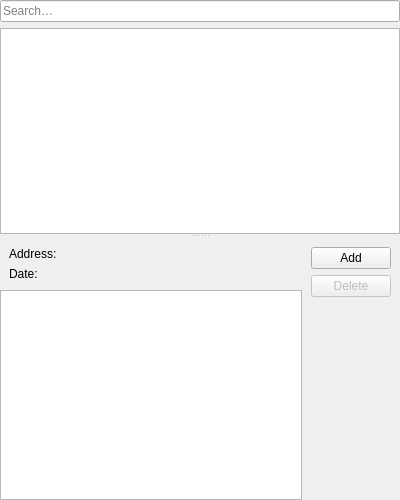
<?xml version="1.0" encoding="UTF-8"?>
<ui version="4.0">
 <class>Otter::NotesContentsWidget</class>
 <widget class="QWidget" name="Otter::NotesContentsWidget">
  <property name="geometry">
   <rect>
    <x>0</x>
    <y>0</y>
    <width>400</width>
    <height>500</height>
   </rect>
  </property>
  <layout class="QVBoxLayout" name="verticalLayout">
   <property name="leftMargin">
    <number>0</number>
   </property>
   <property name="topMargin">
    <number>0</number>
   </property>
   <property name="rightMargin">
    <number>0</number>
   </property>
   <property name="bottomMargin">
    <number>0</number>
   </property>
   <item>
    <widget class="Otter::LineEditWidget" name="filterLineEditWidget">
     <property name="placeholderText">
      <string>Search…</string>
     </property>
     <property name="clearButtonEnabled">
      <bool>true</bool>
     </property>
    </widget>
   </item>
   <item>
    <widget class="SplitterWidget" name="splitterWidget">
     <property name="orientation">
      <enum>Qt::Vertical</enum>
     </property>
     <property name="childrenCollapsible">
      <bool>false</bool>
     </property>
     <widget class="Otter::ItemViewWidget" name="notesViewWidget">
      <property name="contextMenuPolicy">
       <enum>Qt::CustomContextMenu</enum>
      </property>
      <property name="editTriggers">
       <set>QAbstractItemView::NoEditTriggers</set>
      </property>
      <property name="dragEnabled">
       <bool>true</bool>
      </property>
      <property name="dragDropMode">
       <enum>QAbstractItemView::DragDrop</enum>
      </property>
      <property name="defaultDropAction">
       <enum>Qt::CopyAction</enum>
      </property>
      <attribute name="headerVisible">
       <bool>false</bool>
      </attribute>
      <attribute name="headerDefaultSectionSize">
       <number>250</number>
      </attribute>
     </widget>
     <widget class="QWidget" name="detailsWidget" native="true">
      <layout class="QHBoxLayout" name="detailsLayout">
       <property name="spacing">
        <number>0</number>
       </property>
       <property name="leftMargin">
        <number>0</number>
       </property>
       <property name="topMargin">
        <number>0</number>
       </property>
       <property name="rightMargin">
        <number>0</number>
       </property>
       <property name="bottomMargin">
        <number>0</number>
       </property>
       <item>
        <layout class="QVBoxLayout" name="noteLayout">
         <item>
          <widget class="QWidget" name="informationWidget" native="true">
           <property name="sizePolicy">
            <sizepolicy hsizetype="Preferred" vsizetype="Minimum">
             <horstretch>0</horstretch>
             <verstretch>0</verstretch>
            </sizepolicy>
           </property>
           <layout class="QFormLayout" name="formLayout">
            <item row="0" column="0">
             <widget class="QLabel" name="addressLabel">
              <property name="text">
               <string>Address:</string>
              </property>
             </widget>
            </item>
            <item row="1" column="0">
             <widget class="QLabel" name="dateLabel">
              <property name="text">
               <string>Date:</string>
              </property>
             </widget>
            </item>
            <item row="0" column="1">
             <widget class="Otter::TextLabelWidget" name="addressLabelWidget" native="true"/>
            </item>
            <item row="1" column="1">
             <widget class="Otter::TextLabelWidget" name="dateLabelWidget" native="true"/>
            </item>
           </layout>
          </widget>
         </item>
         <item>
          <widget class="Otter::TextEditWidget" name="textEditWidget">
           <property name="sizePolicy">
            <sizepolicy hsizetype="Expanding" vsizetype="Expanding">
             <horstretch>0</horstretch>
             <verstretch>0</verstretch>
            </sizepolicy>
           </property>
          </widget>
         </item>
        </layout>
       </item>
       <item>
        <widget class="QWidget" name="actionsWidget" native="true">
         <layout class="QVBoxLayout" name="actionsLayout">
          <item>
           <widget class="QPushButton" name="addButton">
            <property name="text">
             <string>Add</string>
            </property>
           </widget>
          </item>
          <item>
           <widget class="QPushButton" name="deleteButton">
            <property name="enabled">
             <bool>false</bool>
            </property>
            <property name="text">
             <string>Delete</string>
            </property>
           </widget>
          </item>
          <item>
           <spacer name="verticalSpacer">
            <property name="orientation">
             <enum>Qt::Vertical</enum>
            </property>
            <property name="sizeHint" stdset="0">
             <size>
              <width>0</width>
              <height>0</height>
             </size>
            </property>
           </spacer>
          </item>
         </layout>
        </widget>
       </item>
      </layout>
     </widget>
    </widget>
   </item>
  </layout>
 </widget>
 <customwidgets>
  <customwidget>
   <class>Otter::ItemViewWidget</class>
   <extends>QTreeView</extends>
   <header>src/ui/ItemViewWidget.h</header>
  </customwidget>
  <customwidget>
   <class>Otter::LineEditWidget</class>
   <extends>QLineEdit</extends>
   <header>src/ui/LineEditWidget.h</header>
  </customwidget>
  <customwidget>
   <class>SplitterWidget</class>
   <extends>QSplitter</extends>
   <header>src/ui/SplitterWidget.h</header>
   <container>1</container>
  </customwidget>
  <customwidget>
   <class>Otter::TextEditWidget</class>
   <extends>QPlainTextEdit</extends>
   <header>src/ui/TextEditWidget.h</header>
  </customwidget>
  <customwidget>
   <class>Otter::TextLabelWidget</class>
   <extends>QWidget</extends>
   <header>src/ui/TextLabelWidget.h</header>
   <container>1</container>
  </customwidget>
 </customwidgets>
 <tabstops>
  <tabstop>filterLineEditWidget</tabstop>
  <tabstop>notesViewWidget</tabstop>
 </tabstops>
 <resources/>
 <connections/>
</ui>
